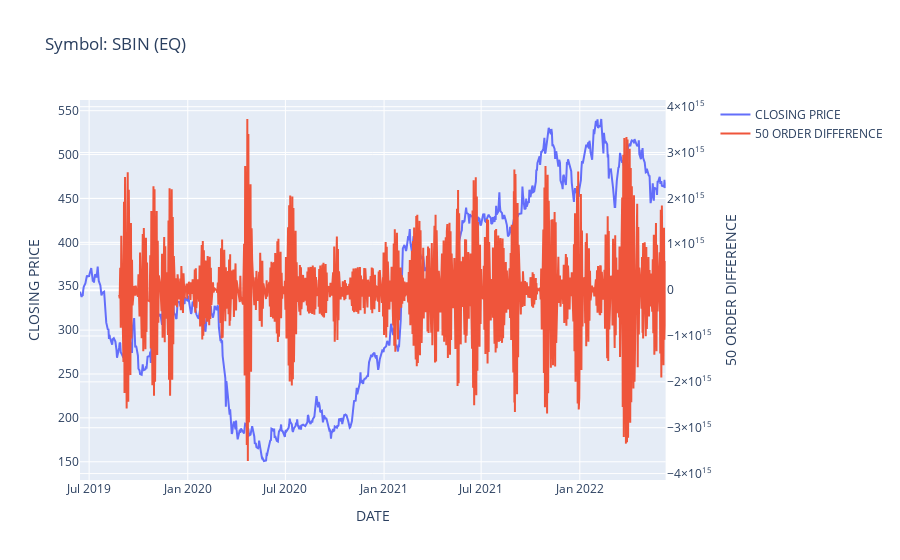

Source (notebook cell):
### Code cell
# Create figure with secondary y-axis
fig = make_subplots(specs=[[{"secondary_y": True}]])

# Add traces
fig.add_trace(
    go.Scatter(x=this_stock_data.index, y=this_stock_data['CH_CLOSING_PRICE'], name="CLOSING PRICE"),
    secondary_y=False,
)

fig.add_trace(
    go.Scatter(x=this_stock_data.index, y=this_stock_data['Diff_'+ str(k)], name=str(k) + " ORDER DIFFERENCE"),
    secondary_y=True,
)

# Add figure title
fig.update_layout(
    title_text="Symbol: " + symbol + " (" + series + ")"
)

# Set x-axis title
fig.update_xaxes(title_text="DATE")

# Set y-axes titles
fig.update_yaxes(title_text="CLOSING PRICE", secondary_y=False)
fig.update_yaxes(title_text=str(k) + " ORDER DIFFERENCE", secondary_y=True)

fig.show()

### Figure 1 — Plotly figure (JSON) as saved in the notebook; plotly's stock layout.template omitted (floating-point values rounded to 4 significant figures; data arrays with more than 128 entries replaced by an {"elided": "..."} marker saying what was removed)
{"data": [{"name": "CLOSING PRICE", "type": "scatter", "x": {"elided": "763 str values"}, "xaxis": "x", "y": {"elided": "763 float values"}, "yaxis": "y"}, {"name": "50 ORDER DIFFERENCE", "type": "scatter", "x": {"elided": "763 str values"}, "xaxis": "x", "y": {"elided": "763 float values"}, "yaxis": "y2"}], "layout": {"autosize": true, "title": {"text": "Symbol: SBIN (EQ)"}, "xaxis": {"anchor": "y", "autorange": true, "domain": [0, 0.94], "range": ["2019-06-14", "2022-06-10"], "title": {"text": "DATE"}, "type": "date"}, "yaxis": {"anchor": "x", "autorange": true, "domain": [0, 1], "range": [129.2, 562.2], "title": {"text": "CLOSING PRICE"}, "type": "linear"}, "yaxis2": {"anchor": "x", "autorange": true, "overlaying": "y", "range": [-4140018977418001, 4145786745110374], "side": "right", "title": {"text": "50 ORDER DIFFERENCE"}, "type": "linear"}}}
